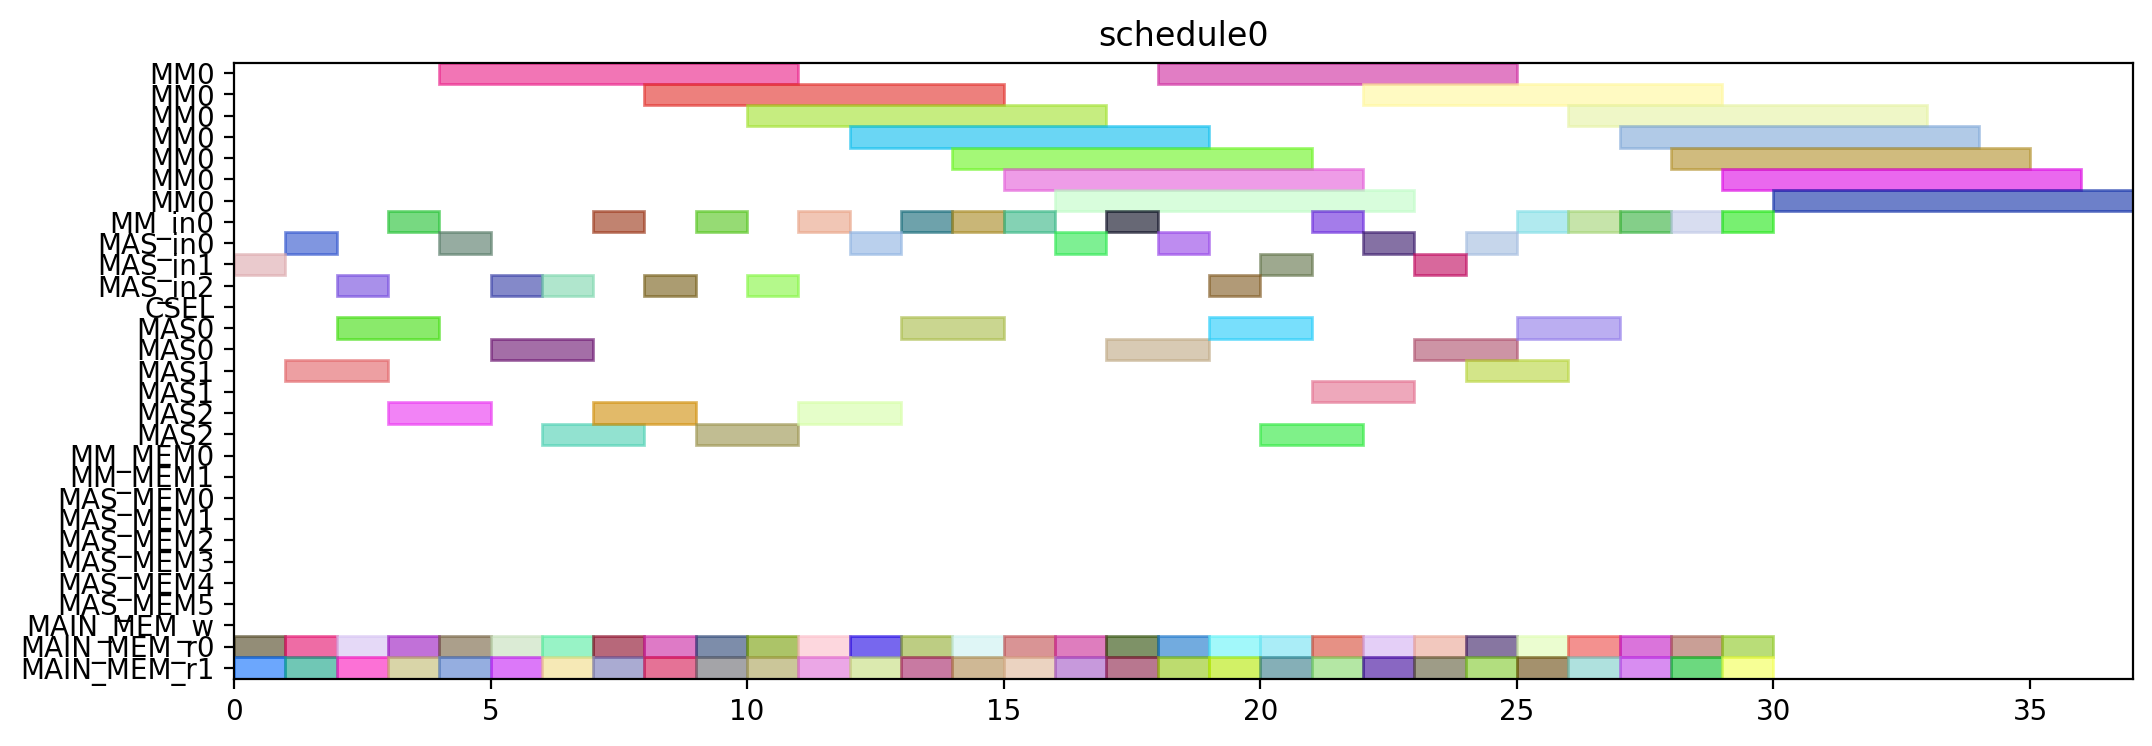

Here is the Python script that generated this plot:
from pyschedule import Scenario, solvers, plotters, alt


def solve():
	horizon = 120
	S = Scenario("schedule0", horizon=horizon)

	# resource
	MM = S.Resources('MM', num=1, size=7)
	MM_in = S.Resources('MM_in', num=1)
	MAS_in = S.Resources('MAS_in', num=3)
	CSEL = S.Resource('CSEL')
	MAS = S.Resources('MAS', num=3, size=2, periods=range(1, horizon))
	MM_MEM = S.Resources('MM_MEM', num=2)
	MAS_MEM = S.Resources('MAS_MEM', num=6)
	MAIN_MEM_w = S.Resource('MAIN_MEM_w', size=1)
	MAIN_MEM_r = S.Resources('MAIN_MEM_r', num=2)

	# result of previous scheduling

	# new tasks
	r1_t0 = S.Task('r1_t0', length=7, delay_cost=1)
	r1_t0 += alt(MM)
	r1_t0_in = S.Task('r1_t0_in', length=1, delay_cost=1)
	r1_t0_in += alt(MM_in)
	S += r1_t0_in*MM_in[0]<=r1_t0*MM[0]
	r1_t0_mem0 = S.Task('r1_t0_mem0', length=1, delay_cost=1)
	r1_t0_mem0 += MAIN_MEM_r[0]
	S += r1_t0_mem0 <= r1_t0

	r1_t0_mem1 = S.Task('r1_t0_mem1', length=1, delay_cost=1)
	r1_t0_mem1 += MAIN_MEM_r[1]
	S += r1_t0_mem1 <= r1_t0

	r1_t1 = S.Task('r1_t1', length=7, delay_cost=1)
	r1_t1 += alt(MM)
	r1_t1_in = S.Task('r1_t1_in', length=1, delay_cost=1)
	r1_t1_in += alt(MM_in)
	S += r1_t1_in*MM_in[0]<=r1_t1*MM[0]
	r1_t1_mem0 = S.Task('r1_t1_mem0', length=1, delay_cost=1)
	r1_t1_mem0 += MAIN_MEM_r[0]
	S += r1_t1_mem0 <= r1_t1

	r1_t1_mem1 = S.Task('r1_t1_mem1', length=1, delay_cost=1)
	r1_t1_mem1 += MAIN_MEM_r[1]
	S += r1_t1_mem1 <= r1_t1

	r1_t2 = S.Task('r1_t2', length=2, delay_cost=1)
	r1_t2 += alt(MAS)
	r1_t2_in = S.Task('r1_t2_in', length=1, delay_cost=1)
	r1_t2_in += alt(MAS_in)
	S += r1_t2_in*MAS_in[0]<=r1_t2*MAS[0]

	S += r1_t2_in*MAS_in[1]<=r1_t2*MAS[1]

	S += r1_t2_in*MAS_in[2]<=r1_t2*MAS[2]

	r1_t2_mem0 = S.Task('r1_t2_mem0', length=1, delay_cost=1)
	r1_t2_mem0 += MAIN_MEM_r[0]
	S += r1_t2_mem0 <= r1_t2

	r1_t2_mem1 = S.Task('r1_t2_mem1', length=1, delay_cost=1)
	r1_t2_mem1 += MAIN_MEM_r[1]
	S += r1_t2_mem1 <= r1_t2

	r1_t3 = S.Task('r1_t3', length=2, delay_cost=1)
	r1_t3 += alt(MAS)
	r1_t3_in = S.Task('r1_t3_in', length=1, delay_cost=1)
	r1_t3_in += alt(MAS_in)
	S += r1_t3_in*MAS_in[0]<=r1_t3*MAS[0]

	S += r1_t3_in*MAS_in[1]<=r1_t3*MAS[1]

	S += r1_t3_in*MAS_in[2]<=r1_t3*MAS[2]

	r1_t3_mem0 = S.Task('r1_t3_mem0', length=1, delay_cost=1)
	r1_t3_mem0 += MAIN_MEM_r[0]
	S += r1_t3_mem0 <= r1_t3

	r1_t3_mem1 = S.Task('r1_t3_mem1', length=1, delay_cost=1)
	r1_t3_mem1 += MAIN_MEM_r[1]
	S += r1_t3_mem1 <= r1_t3

	r3_t0 = S.Task('r3_t0', length=7, delay_cost=1)
	r3_t0 += alt(MM)
	r3_t0_in = S.Task('r3_t0_in', length=1, delay_cost=1)
	r3_t0_in += alt(MM_in)
	S += r3_t0_in*MM_in[0]<=r3_t0*MM[0]
	r3_t0_mem0 = S.Task('r3_t0_mem0', length=1, delay_cost=1)
	r3_t0_mem0 += MAIN_MEM_r[0]
	S += r3_t0_mem0 <= r3_t0

	r3_t0_mem1 = S.Task('r3_t0_mem1', length=1, delay_cost=1)
	r3_t0_mem1 += MAIN_MEM_r[1]
	S += r3_t0_mem1 <= r3_t0

	r3_t1 = S.Task('r3_t1', length=7, delay_cost=1)
	r3_t1 += alt(MM)
	r3_t1_in = S.Task('r3_t1_in', length=1, delay_cost=1)
	r3_t1_in += alt(MM_in)
	S += r3_t1_in*MM_in[0]<=r3_t1*MM[0]
	r3_t1_mem0 = S.Task('r3_t1_mem0', length=1, delay_cost=1)
	r3_t1_mem0 += MAIN_MEM_r[0]
	S += r3_t1_mem0 <= r3_t1

	r3_t1_mem1 = S.Task('r3_t1_mem1', length=1, delay_cost=1)
	r3_t1_mem1 += MAIN_MEM_r[1]
	S += r3_t1_mem1 <= r3_t1

	r3_t2 = S.Task('r3_t2', length=2, delay_cost=1)
	r3_t2 += alt(MAS)
	r3_t2_in = S.Task('r3_t2_in', length=1, delay_cost=1)
	r3_t2_in += alt(MAS_in)
	S += r3_t2_in*MAS_in[0]<=r3_t2*MAS[0]

	S += r3_t2_in*MAS_in[1]<=r3_t2*MAS[1]

	S += r3_t2_in*MAS_in[2]<=r3_t2*MAS[2]

	r3_t2_mem0 = S.Task('r3_t2_mem0', length=1, delay_cost=1)
	r3_t2_mem0 += MAIN_MEM_r[0]
	S += r3_t2_mem0 <= r3_t2

	r3_t2_mem1 = S.Task('r3_t2_mem1', length=1, delay_cost=1)
	r3_t2_mem1 += MAIN_MEM_r[1]
	S += r3_t2_mem1 <= r3_t2

	r3_t3 = S.Task('r3_t3', length=2, delay_cost=1)
	r3_t3 += alt(MAS)
	r3_t3_in = S.Task('r3_t3_in', length=1, delay_cost=1)
	r3_t3_in += alt(MAS_in)
	S += r3_t3_in*MAS_in[0]<=r3_t3*MAS[0]

	S += r3_t3_in*MAS_in[1]<=r3_t3*MAS[1]

	S += r3_t3_in*MAS_in[2]<=r3_t3*MAS[2]

	r3_t3_mem0 = S.Task('r3_t3_mem0', length=1, delay_cost=1)
	r3_t3_mem0 += MAIN_MEM_r[0]
	S += r3_t3_mem0 <= r3_t3

	r3_t3_mem1 = S.Task('r3_t3_mem1', length=1, delay_cost=1)
	r3_t3_mem1 += MAIN_MEM_r[1]
	S += r3_t3_mem1 <= r3_t3

	r4_t0 = S.Task('r4_t0', length=7, delay_cost=1)
	r4_t0 += alt(MM)
	r4_t0_in = S.Task('r4_t0_in', length=1, delay_cost=1)
	r4_t0_in += alt(MM_in)
	S += r4_t0_in*MM_in[0]<=r4_t0*MM[0]
	r4_t0_mem0 = S.Task('r4_t0_mem0', length=1, delay_cost=1)
	r4_t0_mem0 += MAIN_MEM_r[0]
	S += r4_t0_mem0 <= r4_t0

	r4_t0_mem1 = S.Task('r4_t0_mem1', length=1, delay_cost=1)
	r4_t0_mem1 += MAIN_MEM_r[1]
	S += r4_t0_mem1 <= r4_t0

	r4_t1 = S.Task('r4_t1', length=7, delay_cost=1)
	r4_t1 += alt(MM)
	r4_t1_in = S.Task('r4_t1_in', length=1, delay_cost=1)
	r4_t1_in += alt(MM_in)
	S += r4_t1_in*MM_in[0]<=r4_t1*MM[0]
	r4_t1_mem0 = S.Task('r4_t1_mem0', length=1, delay_cost=1)
	r4_t1_mem0 += MAIN_MEM_r[0]
	S += r4_t1_mem0 <= r4_t1

	r4_t1_mem1 = S.Task('r4_t1_mem1', length=1, delay_cost=1)
	r4_t1_mem1 += MAIN_MEM_r[1]
	S += r4_t1_mem1 <= r4_t1

	r4_t2 = S.Task('r4_t2', length=2, delay_cost=1)
	r4_t2 += alt(MAS)
	r4_t2_in = S.Task('r4_t2_in', length=1, delay_cost=1)
	r4_t2_in += alt(MAS_in)
	S += r4_t2_in*MAS_in[0]<=r4_t2*MAS[0]

	S += r4_t2_in*MAS_in[1]<=r4_t2*MAS[1]

	S += r4_t2_in*MAS_in[2]<=r4_t2*MAS[2]

	r4_t2_mem0 = S.Task('r4_t2_mem0', length=1, delay_cost=1)
	r4_t2_mem0 += MAIN_MEM_r[0]
	S += r4_t2_mem0 <= r4_t2

	r4_t2_mem1 = S.Task('r4_t2_mem1', length=1, delay_cost=1)
	r4_t2_mem1 += MAIN_MEM_r[1]
	S += r4_t2_mem1 <= r4_t2

	r4_t3 = S.Task('r4_t3', length=2, delay_cost=1)
	r4_t3 += alt(MAS)
	r4_t3_in = S.Task('r4_t3_in', length=1, delay_cost=1)
	r4_t3_in += alt(MAS_in)
	S += r4_t3_in*MAS_in[0]<=r4_t3*MAS[0]

	S += r4_t3_in*MAS_in[1]<=r4_t3*MAS[1]

	S += r4_t3_in*MAS_in[2]<=r4_t3*MAS[2]

	r4_t3_mem0 = S.Task('r4_t3_mem0', length=1, delay_cost=1)
	r4_t3_mem0 += MAIN_MEM_r[0]
	S += r4_t3_mem0 <= r4_t3

	r4_t3_mem1 = S.Task('r4_t3_mem1', length=1, delay_cost=1)
	r4_t3_mem1 += MAIN_MEM_r[1]
	S += r4_t3_mem1 <= r4_t3

	r5_t0 = S.Task('r5_t0', length=7, delay_cost=1)
	r5_t0 += alt(MM)
	r5_t0_in = S.Task('r5_t0_in', length=1, delay_cost=1)
	r5_t0_in += alt(MM_in)
	S += r5_t0_in*MM_in[0]<=r5_t0*MM[0]
	r5_t0_mem0 = S.Task('r5_t0_mem0', length=1, delay_cost=1)
	r5_t0_mem0 += MAIN_MEM_r[0]
	S += r5_t0_mem0 <= r5_t0

	r5_t0_mem1 = S.Task('r5_t0_mem1', length=1, delay_cost=1)
	r5_t0_mem1 += MAIN_MEM_r[1]
	S += r5_t0_mem1 <= r5_t0

	r5_t1 = S.Task('r5_t1', length=7, delay_cost=1)
	r5_t1 += alt(MM)
	r5_t1_in = S.Task('r5_t1_in', length=1, delay_cost=1)
	r5_t1_in += alt(MM_in)
	S += r5_t1_in*MM_in[0]<=r5_t1*MM[0]
	r5_t1_mem0 = S.Task('r5_t1_mem0', length=1, delay_cost=1)
	r5_t1_mem0 += MAIN_MEM_r[0]
	S += r5_t1_mem0 <= r5_t1

	r5_t1_mem1 = S.Task('r5_t1_mem1', length=1, delay_cost=1)
	r5_t1_mem1 += MAIN_MEM_r[1]
	S += r5_t1_mem1 <= r5_t1

	r5_t2 = S.Task('r5_t2', length=2, delay_cost=1)
	r5_t2 += alt(MAS)
	r5_t2_in = S.Task('r5_t2_in', length=1, delay_cost=1)
	r5_t2_in += alt(MAS_in)
	S += r5_t2_in*MAS_in[0]<=r5_t2*MAS[0]

	S += r5_t2_in*MAS_in[1]<=r5_t2*MAS[1]

	S += r5_t2_in*MAS_in[2]<=r5_t2*MAS[2]

	r5_t2_mem0 = S.Task('r5_t2_mem0', length=1, delay_cost=1)
	r5_t2_mem0 += MAIN_MEM_r[0]
	S += r5_t2_mem0 <= r5_t2

	r5_t2_mem1 = S.Task('r5_t2_mem1', length=1, delay_cost=1)
	r5_t2_mem1 += MAIN_MEM_r[1]
	S += r5_t2_mem1 <= r5_t2

	r5_t3 = S.Task('r5_t3', length=2, delay_cost=1)
	r5_t3 += alt(MAS)
	r5_t3_in = S.Task('r5_t3_in', length=1, delay_cost=1)
	r5_t3_in += alt(MAS_in)
	S += r5_t3_in*MAS_in[0]<=r5_t3*MAS[0]

	S += r5_t3_in*MAS_in[1]<=r5_t3*MAS[1]

	S += r5_t3_in*MAS_in[2]<=r5_t3*MAS[2]

	r5_t3_mem0 = S.Task('r5_t3_mem0', length=1, delay_cost=1)
	r5_t3_mem0 += MAIN_MEM_r[0]
	S += r5_t3_mem0 <= r5_t3

	r5_t3_mem1 = S.Task('r5_t3_mem1', length=1, delay_cost=1)
	r5_t3_mem1 += MAIN_MEM_r[1]
	S += r5_t3_mem1 <= r5_t3

	r6_t0 = S.Task('r6_t0', length=7, delay_cost=1)
	r6_t0 += alt(MM)
	r6_t0_in = S.Task('r6_t0_in', length=1, delay_cost=1)
	r6_t0_in += alt(MM_in)
	S += r6_t0_in*MM_in[0]<=r6_t0*MM[0]
	r6_t0_mem0 = S.Task('r6_t0_mem0', length=1, delay_cost=1)
	r6_t0_mem0 += MAIN_MEM_r[0]
	S += r6_t0_mem0 <= r6_t0

	r6_t0_mem1 = S.Task('r6_t0_mem1', length=1, delay_cost=1)
	r6_t0_mem1 += MAIN_MEM_r[1]
	S += r6_t0_mem1 <= r6_t0

	r6_t1 = S.Task('r6_t1', length=7, delay_cost=1)
	r6_t1 += alt(MM)
	r6_t1_in = S.Task('r6_t1_in', length=1, delay_cost=1)
	r6_t1_in += alt(MM_in)
	S += r6_t1_in*MM_in[0]<=r6_t1*MM[0]
	r6_t1_mem0 = S.Task('r6_t1_mem0', length=1, delay_cost=1)
	r6_t1_mem0 += MAIN_MEM_r[0]
	S += r6_t1_mem0 <= r6_t1

	r6_t1_mem1 = S.Task('r6_t1_mem1', length=1, delay_cost=1)
	r6_t1_mem1 += MAIN_MEM_r[1]
	S += r6_t1_mem1 <= r6_t1

	r6_t2 = S.Task('r6_t2', length=2, delay_cost=1)
	r6_t2 += alt(MAS)
	r6_t2_in = S.Task('r6_t2_in', length=1, delay_cost=1)
	r6_t2_in += alt(MAS_in)
	S += r6_t2_in*MAS_in[0]<=r6_t2*MAS[0]

	S += r6_t2_in*MAS_in[1]<=r6_t2*MAS[1]

	S += r6_t2_in*MAS_in[2]<=r6_t2*MAS[2]

	r6_t2_mem0 = S.Task('r6_t2_mem0', length=1, delay_cost=1)
	r6_t2_mem0 += MAIN_MEM_r[0]
	S += r6_t2_mem0 <= r6_t2

	r6_t2_mem1 = S.Task('r6_t2_mem1', length=1, delay_cost=1)
	r6_t2_mem1 += MAIN_MEM_r[1]
	S += r6_t2_mem1 <= r6_t2

	r6_t3 = S.Task('r6_t3', length=2, delay_cost=1)
	r6_t3 += alt(MAS)
	r6_t3_in = S.Task('r6_t3_in', length=1, delay_cost=1)
	r6_t3_in += alt(MAS_in)
	S += r6_t3_in*MAS_in[0]<=r6_t3*MAS[0]

	S += r6_t3_in*MAS_in[1]<=r6_t3*MAS[1]

	S += r6_t3_in*MAS_in[2]<=r6_t3*MAS[2]

	r6_t3_mem0 = S.Task('r6_t3_mem0', length=1, delay_cost=1)
	r6_t3_mem0 += MAIN_MEM_r[0]
	S += r6_t3_mem0 <= r6_t3

	r6_t3_mem1 = S.Task('r6_t3_mem1', length=1, delay_cost=1)
	r6_t3_mem1 += MAIN_MEM_r[1]
	S += r6_t3_mem1 <= r6_t3

	r9_t2 = S.Task('r9_t2', length=2, delay_cost=1)
	r9_t2 += alt(MAS)
	r9_t2_in = S.Task('r9_t2_in', length=1, delay_cost=1)
	r9_t2_in += alt(MAS_in)
	S += r9_t2_in*MAS_in[0]<=r9_t2*MAS[0]

	S += r9_t2_in*MAS_in[1]<=r9_t2*MAS[1]

	S += r9_t2_in*MAS_in[2]<=r9_t2*MAS[2]

	r9_t2_mem0 = S.Task('r9_t2_mem0', length=1, delay_cost=1)
	r9_t2_mem0 += MAIN_MEM_r[0]
	S += r9_t2_mem0 <= r9_t2

	r9_t2_mem1 = S.Task('r9_t2_mem1', length=1, delay_cost=1)
	r9_t2_mem1 += MAIN_MEM_r[1]
	S += r9_t2_mem1 <= r9_t2

	r12_t0 = S.Task('r12_t0', length=7, delay_cost=1)
	r12_t0 += alt(MM)
	r12_t0_in = S.Task('r12_t0_in', length=1, delay_cost=1)
	r12_t0_in += alt(MM_in)
	S += r12_t0_in*MM_in[0]<=r12_t0*MM[0]
	r12_t0_mem0 = S.Task('r12_t0_mem0', length=1, delay_cost=1)
	r12_t0_mem0 += MAIN_MEM_r[0]
	S += r12_t0_mem0 <= r12_t0

	r12_t0_mem1 = S.Task('r12_t0_mem1', length=1, delay_cost=1)
	r12_t0_mem1 += MAIN_MEM_r[1]
	S += r12_t0_mem1 <= r12_t0

	r12_t1 = S.Task('r12_t1', length=7, delay_cost=1)
	r12_t1 += alt(MM)
	r12_t1_in = S.Task('r12_t1_in', length=1, delay_cost=1)
	r12_t1_in += alt(MM_in)
	S += r12_t1_in*MM_in[0]<=r12_t1*MM[0]
	r12_t1_mem0 = S.Task('r12_t1_mem0', length=1, delay_cost=1)
	r12_t1_mem0 += MAIN_MEM_r[0]
	S += r12_t1_mem0 <= r12_t1

	r12_t1_mem1 = S.Task('r12_t1_mem1', length=1, delay_cost=1)
	r12_t1_mem1 += MAIN_MEM_r[1]
	S += r12_t1_mem1 <= r12_t1

	r12_t2 = S.Task('r12_t2', length=2, delay_cost=1)
	r12_t2 += alt(MAS)
	r12_t2_in = S.Task('r12_t2_in', length=1, delay_cost=1)
	r12_t2_in += alt(MAS_in)
	S += r12_t2_in*MAS_in[0]<=r12_t2*MAS[0]

	S += r12_t2_in*MAS_in[1]<=r12_t2*MAS[1]

	S += r12_t2_in*MAS_in[2]<=r12_t2*MAS[2]

	r12_t2_mem0 = S.Task('r12_t2_mem0', length=1, delay_cost=1)
	r12_t2_mem0 += MAIN_MEM_r[0]
	S += r12_t2_mem0 <= r12_t2

	r12_t2_mem1 = S.Task('r12_t2_mem1', length=1, delay_cost=1)
	r12_t2_mem1 += MAIN_MEM_r[1]
	S += r12_t2_mem1 <= r12_t2

	r12_t3 = S.Task('r12_t3', length=2, delay_cost=1)
	r12_t3 += alt(MAS)
	r12_t3_in = S.Task('r12_t3_in', length=1, delay_cost=1)
	r12_t3_in += alt(MAS_in)
	S += r12_t3_in*MAS_in[0]<=r12_t3*MAS[0]

	S += r12_t3_in*MAS_in[1]<=r12_t3*MAS[1]

	S += r12_t3_in*MAS_in[2]<=r12_t3*MAS[2]

	r12_t3_mem0 = S.Task('r12_t3_mem0', length=1, delay_cost=1)
	r12_t3_mem0 += MAIN_MEM_r[0]
	S += r12_t3_mem0 <= r12_t3

	r12_t3_mem1 = S.Task('r12_t3_mem1', length=1, delay_cost=1)
	r12_t3_mem1 += MAIN_MEM_r[1]
	S += r12_t3_mem1 <= r12_t3

	r13_t0 = S.Task('r13_t0', length=7, delay_cost=1)
	r13_t0 += alt(MM)
	r13_t0_in = S.Task('r13_t0_in', length=1, delay_cost=1)
	r13_t0_in += alt(MM_in)
	S += r13_t0_in*MM_in[0]<=r13_t0*MM[0]
	r13_t0_mem0 = S.Task('r13_t0_mem0', length=1, delay_cost=1)
	r13_t0_mem0 += MAIN_MEM_r[0]
	S += r13_t0_mem0 <= r13_t0

	r13_t0_mem1 = S.Task('r13_t0_mem1', length=1, delay_cost=1)
	r13_t0_mem1 += MAIN_MEM_r[1]
	S += r13_t0_mem1 <= r13_t0

	r13_t1 = S.Task('r13_t1', length=7, delay_cost=1)
	r13_t1 += alt(MM)
	r13_t1_in = S.Task('r13_t1_in', length=1, delay_cost=1)
	r13_t1_in += alt(MM_in)
	S += r13_t1_in*MM_in[0]<=r13_t1*MM[0]
	r13_t1_mem0 = S.Task('r13_t1_mem0', length=1, delay_cost=1)
	r13_t1_mem0 += MAIN_MEM_r[0]
	S += r13_t1_mem0 <= r13_t1

	r13_t1_mem1 = S.Task('r13_t1_mem1', length=1, delay_cost=1)
	r13_t1_mem1 += MAIN_MEM_r[1]
	S += r13_t1_mem1 <= r13_t1

	r13_t2 = S.Task('r13_t2', length=2, delay_cost=1)
	r13_t2 += alt(MAS)
	r13_t2_in = S.Task('r13_t2_in', length=1, delay_cost=1)
	r13_t2_in += alt(MAS_in)
	S += r13_t2_in*MAS_in[0]<=r13_t2*MAS[0]

	S += r13_t2_in*MAS_in[1]<=r13_t2*MAS[1]

	S += r13_t2_in*MAS_in[2]<=r13_t2*MAS[2]

	r13_t2_mem0 = S.Task('r13_t2_mem0', length=1, delay_cost=1)
	r13_t2_mem0 += MAIN_MEM_r[0]
	S += r13_t2_mem0 <= r13_t2

	r13_t2_mem1 = S.Task('r13_t2_mem1', length=1, delay_cost=1)
	r13_t2_mem1 += MAIN_MEM_r[1]
	S += r13_t2_mem1 <= r13_t2

	r13_t3 = S.Task('r13_t3', length=2, delay_cost=1)
	r13_t3 += alt(MAS)
	r13_t3_in = S.Task('r13_t3_in', length=1, delay_cost=1)
	r13_t3_in += alt(MAS_in)
	S += r13_t3_in*MAS_in[0]<=r13_t3*MAS[0]

	S += r13_t3_in*MAS_in[1]<=r13_t3*MAS[1]

	S += r13_t3_in*MAS_in[2]<=r13_t3*MAS[2]

	r13_t3_mem0 = S.Task('r13_t3_mem0', length=1, delay_cost=1)
	r13_t3_mem0 += MAIN_MEM_r[0]
	S += r13_t3_mem0 <= r13_t3

	r13_t3_mem1 = S.Task('r13_t3_mem1', length=1, delay_cost=1)
	r13_t3_mem1 += MAIN_MEM_r[1]
	S += r13_t3_mem1 <= r13_t3

	r16_t3 = S.Task('r16_t3', length=2, delay_cost=1)
	r16_t3 += alt(MAS)
	r16_t3_in = S.Task('r16_t3_in', length=1, delay_cost=1)
	r16_t3_in += alt(MAS_in)
	S += r16_t3_in*MAS_in[0]<=r16_t3*MAS[0]

	S += r16_t3_in*MAS_in[1]<=r16_t3*MAS[1]

	S += r16_t3_in*MAS_in[2]<=r16_t3*MAS[2]

	r16_t3_mem0 = S.Task('r16_t3_mem0', length=1, delay_cost=1)
	r16_t3_mem0 += MAIN_MEM_r[0]
	S += r16_t3_mem0 <= r16_t3

	r16_t3_mem1 = S.Task('r16_t3_mem1', length=1, delay_cost=1)
	r16_t3_mem1 += MAIN_MEM_r[1]
	S += r16_t3_mem1 <= r16_t3

	solvers.mip.solve(S,msg=1,kind='CPLEX',ratio_gap=1.01)

	solution = [['hoge']*len(S.solution()[1]) for i in range(len(S.solution()))]
	for i in range(len(S.solution())):
		for j in range(len(S.solution()[i])):
			solution[i][j]=str(S.solution()[i][j])
	print(solution)

	cycles = int(solution[-1][3])

	pic_file_name = "/mnt/rose/usr1/fukuda/ABE/multiRAM_multiMAS_16mux/scheduling_result/stage7MM1_stage2MAS3/EP2_YRECOVER/schedule0.png"
	if(S.solution() != []):
		plotters.matplotlib.plot(S,img_filename=pic_file_name, show_task_labels=False, fig_size=(cycles*0.25+3, 4))

	return solution
